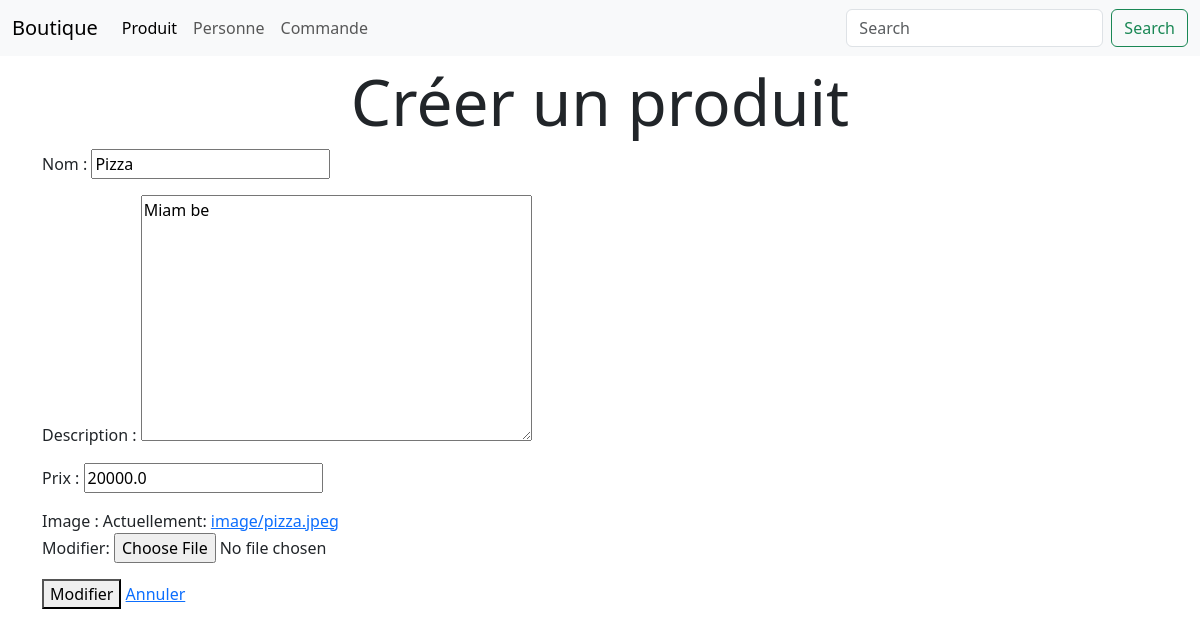
/produitUpdate/4/, run on the app's committed database.
### produit/models.py (models this page shows, shortened)
class Produit(models.Model):
    nom = models.CharField(max_length=255)
    description = models.TextField()
    prix = models.FloatField()
    image = models.ImageField(upload_to = 'image/')

### produit/views.py (the view, shortened to what this page needs)
# urls.py: path('produitUpdate/<int:pk>/', UpdateProduct.as_view(), name='produitUpdate'),
class UpdateProduct(View):
    def get(self, request, pk, *args, **kwargs):
        produit = Produit.objects.get(pk=pk)
        form = ProduitForm(instance=produit)
        return render(request, 'produits/produitUpdate.html', {'form': form})

### produit/forms.py (shortened to what this page needs)
class ProduitForm(forms.ModelForm):#créer une forme à partir de model
    prix = forms.FloatField()
    class Meta:
        model = Produit
        fields = ['nom', 'description', 'prix', 'image']

### templates/produits/produitUpdate.html (shortened to what this page needs)
{% extends 'base.html' %}
{% block content %}
<h1 class="text-center display-3">Créer un produit</h1>
<form method="post" enctype="multipart/form-data">
   {{ form.as_p }}
   <button type="submit">Modifier</button>
   <a href="{% url 'produits:index' %}">Annuler</a>
</form>
{% endblock %}

### data on the page
Produit: nom "Pizza", description "Miam be", prix "20000.0"
